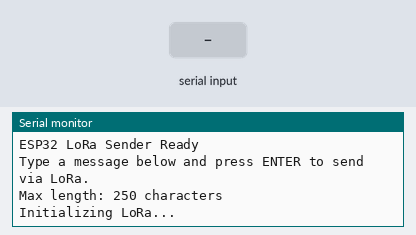
Simulated run of this sketch. Board: ESP32. Parts: the last lines printed to the serial monitor. The inputs (shaded band) are chosen by the test bench. No radio packets arrive unless stated.

Above: at 2.2 s.
2.3 s: "1\n" received over Serial
At 3.4 s:
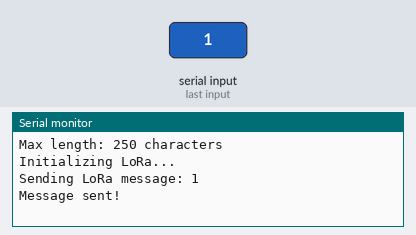
3.8 s: "0\n" received over Serial
At 4.5 s:
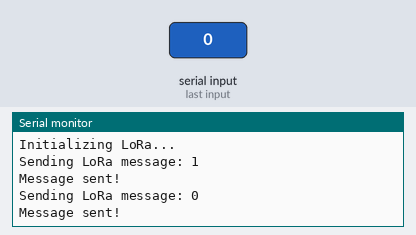
5.3 s: "2\n" received over Serial
At 6.9 s:
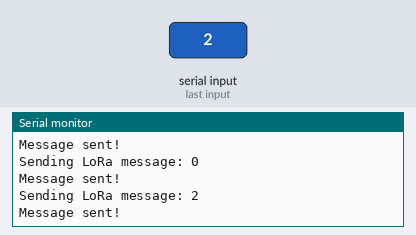

The sketch:

LoRa_ESP32_TextSender.ino
```cpp
/*─────────────────────────────────────────────────────────────────────────────
    LoRa Sender Program using ESP32
    → Sends text typed in Serial Monitor to another LoRa receiver.
──────────────────────────────────────────────────────────────────────────────

  ■ Components Used
    - ESP32
    - LoRa SX1278 Module (433 MHz)

  ■ Pin Connections (LoRa → ESP32)
    --------------------------------
    | LoRa Pin |   ESP32 Pin       |
    |----------|-------------------|
    | NSS / SS | GPIO 5            |
    | RST      | GPIO 14           |
    | DIO0     | GPIO 2            |
    | MOSI     | GPIO 23           |
    | MISO     | GPIO 19           |
    | SCK      | GPIO 18           |
    | 3.3V     | 3.3V              |
    | GND      | GND               |
    --------------------------------

  ■ What This Program Does
    - Waits for a message typed in Serial Monitor.
    - Sends the message wirelessly over LoRa.
    - Configures LoRa for:
         • Maximum range
         • Best sensitivity
         • CRC error-checking
    - Rejects corrupted packets automatically.

  ■ Code Flow Summary

    ● setup()
      - Start Serial @ 9600
      - Show instructions
      - Configure LoRa pins (SS, RST, DIO0)
      - Initialize LoRa at 433 MHz
      - Apply long-range settings:
           • Spreading Factor: SF12
           • Bandwidth: 125 kHz
           • Coding Rate: 4/8
           • Preamble Length: 8
           • CRC: Enabled
           • TX Power: 20 dBm

    ● loop()
      - Check Serial input
      - Read full line of text
      - If >250 chars → show error
      - Begin LoRa packet
      - Send the message
      - End packet and transmit
      - Print "Message sent"

──────────────────────────────────────────────────────────────────────────────*/


#include <SPI.h>
#include <LoRa.h>

// LoRa Pins for ESP32
#define LORA_SS    5
#define LORA_RST   14
#define LORA_DIO0  2

String outgoingMessage = "";

void setup() {
  Serial.begin(9600);
  delay(1000);

  Serial.println("ESP32 LoRa Sender Ready");
  Serial.println("Type a message below and press ENTER to send via LoRa.");
  Serial.println("Max length: 250 characters\n");

  // LoRa init
  LoRa.setPins(LORA_SS, LORA_RST, LORA_DIO0);

  Serial.println("Initializing LoRa...");
  if (!LoRa.begin(433E6)) {
    Serial.println("LoRa init failed! Check wiring.");
    while (1);
  }
    LoRa.enableCrc();
LoRa.setSpreadingFactor(12);        // SF12 = max range
LoRa.setSignalBandwidth(125E3);     // 125 kHz = best sensitivity
LoRa.setCodingRate4(8);             // 4/8 = highest error correction
LoRa.setPreambleLength(8);          // default, stable
LoRa.enableCrc();                   // reject corrupted packets
LoRa.setTxPower(20);
}

void loop() {
  // Check for input from serial monitor
  if (Serial.available()) {
    outgoingMessage = Serial.readStringUntil('\n');  // Read full line

    // Safety check
    if (outgoingMessage.length() > 250) {
      Serial.println("Error: Message too long! Max = 250 chars.");
      return;
    }

    // Send message via LoRa
    Serial.print("Sending LoRa message: ");
    Serial.println(outgoingMessage);

    LoRa.beginPacket();
    LoRa.print(outgoingMessage);
    LoRa.endPacket();

    Serial.println("Message sent!\n");
  }
}
```

Measured:
- after the input at 2.3 s, the serial monitor: prints a new line at once (image 1)
- after the input at 3.8 s, the serial monitor: prints a new line at once (image 2)
- after the input at 5.3 s, the serial monitor: prints a new line at once (image 3)
